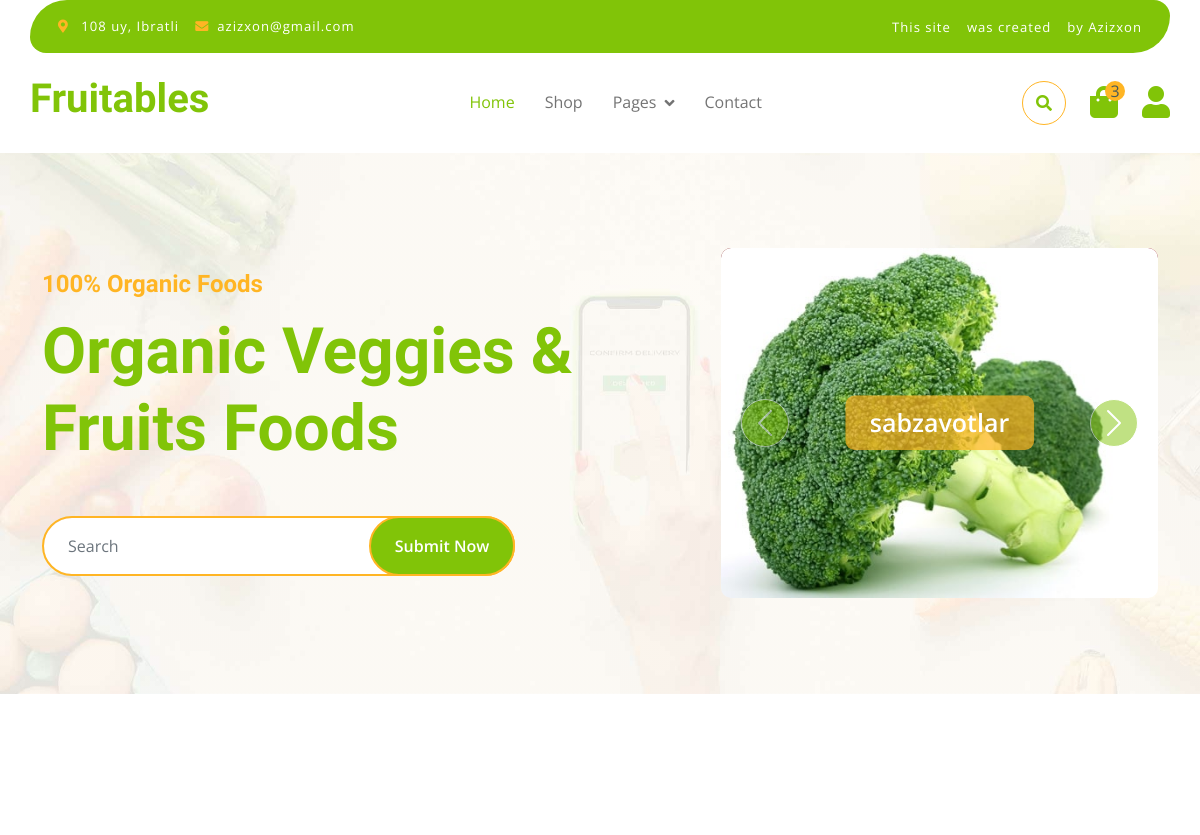
/ (upper part), run on an earlier commit of the app's database.
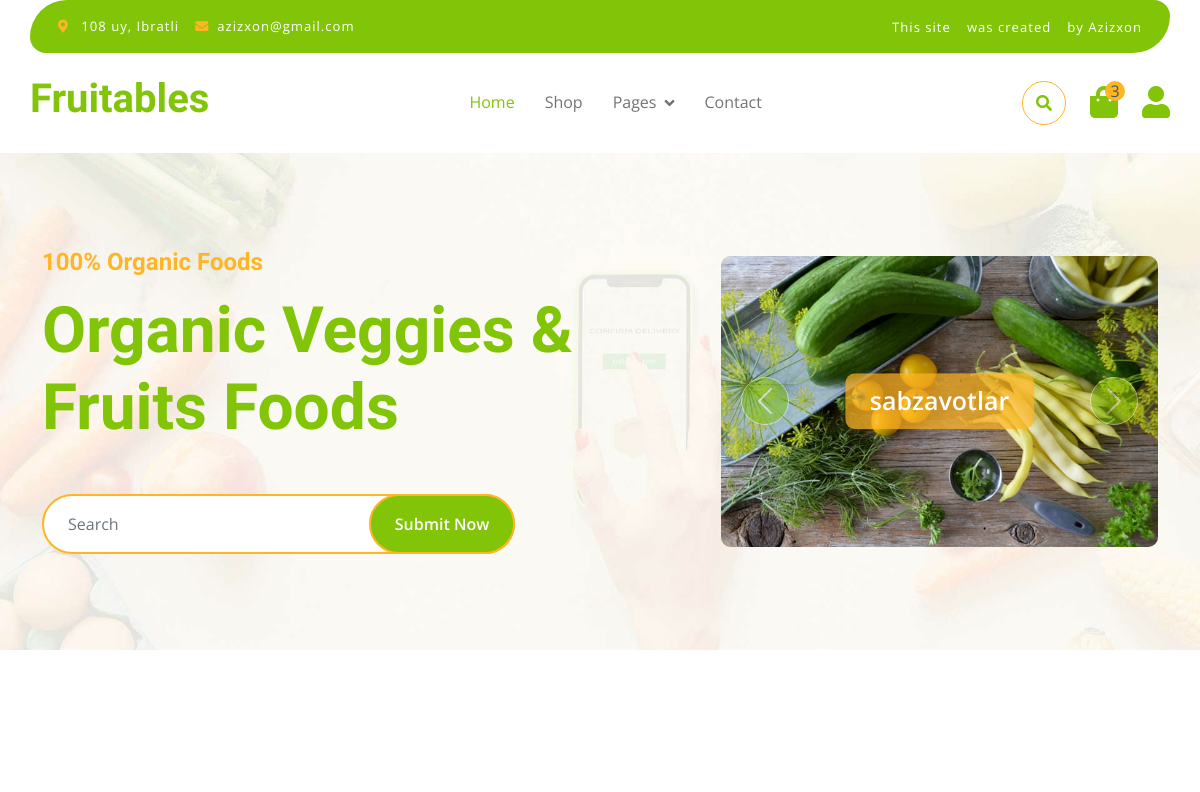
And on a later commit of the database.
### fath/models.py (models this page shows)
class Category(models.Model):
    name = models.CharField(max_length=255, unique=True)
    img = models.ImageField(upload_to='category_img/')
    slug = models.SlugField(blank=True, null=True)
    parent = models.ForeignKey('self', on_delete=models.CASCADE,blank=True,null=True,related_name='subcategories')
    def __str__(self):
        return self.name

### fath/views.py (the view)
# urls.py: path('', views.IndexList.as_view() , name='index'),
class IndexList(ListView):
    model = models.Product
    template_name = 'fath/index.html'
    context_object_name = 'products'
    extra_context = {
        'categories': models.Category.objects.filter(parent=None),
        'products': models.Product.objects.all().order_by('-id')
    }

### fath/models.py (called while the page is built)
    @property
    def discount(self):
        if self.dicount:
            return self.price - self.dicount

### templates/fath/index.html (shortened to what this page needs)
{% extends 'base.html' %}
{% load static %}
{% block content %}
        <div class="container-fluid py-5 mb-5 hero-header">
            <div class="container py-5">
                <div class="row g-5 align-items-center">
                    <div class="col-md-12 col-lg-7">
                        <h4 class="mb-3 text-secondary">100% Organic Foods</h4>
                        <h1 class="mb-5 display-3 text-primary">Organic Veggies & Fruits Foods</h1>
                        <div class="position-relative mx-auto">
                            <input class="form-control border-2 border-secondary w-75 py-3 px-4 rounded-pill" type="text" placeholder="Search">
                            <button type="submit" class="btn btn-primary border-2 border-secondary py-3 px-4 position-absolute rounded-pill text-white h-100" style="top: 0; right: 25%;">Submit Now</button>
                        </div>
                    </div>
                    <div class="col-md-12 col-lg-5">
                        <div id="carouselId" class="carousel slide position-relative" data-bs-ride="carousel">
                            <div class="carousel-inner" role="listbox">
                                {% for category in categories %}
                                <div class="carousel-item active rounded">
                                    <img src="{{category.img.url}}" class="img-fluid w-100 h-100 bg-secondary rounded" alt="First slide">
                                    <a href="#" class="btn px-4 py-2 text-white rounded">{{category.name}}</a>
                                </div>
                                {% endfor %}
                            </div>
                            <button class="carousel-control-prev" type="button" data-bs-target="#carouselId" data-bs-slide="prev">
                                <span class="carousel-control-prev-icon" aria-hidden="true"></span>
                            </button>
                            <button class="carousel-control-next" type="button" data-bs-target="#carouselId" data-bs-slide="next">
                                <span class="carousel-control-next-icon" aria-hidden="true"></span>
                            </button>
                        </div>
                    </div>
                </div>
            </div>
        </div>
        <div class="container-fluid featurs py-5">
            <div class="container py-5">
                <div class="row g-4">
                </div>
            </div>
        </div>
        {% endblock content %}

What changed in the data, as far as the page shows it:
changed Category "sabzavotlar": img: a different picture
